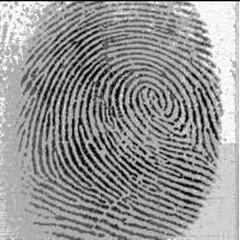
//> input picture image001_1.jpg, 240 x 240 px
$ ./read_feature image001_1.jpg   (built with g++ and OpenCV 4)
//> lines starting //> are read from the running program, lines starting //| are printed output that depends on the picture; after the words box and inside, x2 and y2 are one past the last pixel; in counts of white or black regions, pixels touching at a corner belong together
### fingerprint_structure.h
#ifndef FINGERPRINT_STRUCTURE_H
#define FINGERPRINT_STRUCTURE_H

#ifdef __CUDACC__
#define CUDA_HOSTDEV __host__ __device__
#else
#define CUDA_HOSTDEV
#endif

#include <stdio.h>
#include <vector>
#include <string>
#include <cstring>

// static const float orientation_unit = 0.703125;
static const float orientation_unit = 180.0f/256.0f;
static const float coherence_unit = 255.0f;
static const float period_unit = 0.1f;

struct fingerprint {
    int id;
    unsigned char local_orientation[36];
    unsigned char local_coherence[36];
    unsigned char local_frequency[36];
    unsigned char avg_orientation;
    unsigned char avg_frequency;
};

CUDA_HOSTDEV unsigned char orientation_to_byte(float orientation);

CUDA_HOSTDEV float byte_to_orientation(unsigned char c);

CUDA_HOSTDEV unsigned char coherence_to_byte(float coherence);

CUDA_HOSTDEV float byte_to_coherence(unsigned char c);

CUDA_HOSTDEV unsigned char frequency_to_byte(float frequency);

CUDA_HOSTDEV float byte_to_frequency(unsigned char c);

CUDA_HOSTDEV unsigned char period_to_byte(float period);

CUDA_HOSTDEV float byte_to_period(unsigned char c);

struct fingerprint make_fingerprint_struct(int id, std::vector<float> local_orientation, std::vector<float> local_coherence, std::vector<float> local_frequency, float avg_orie, float avg_freq);

void print_fingerprint_struct(struct fingerprint fp);

void get_fingerprint_local_values(struct fingerprint fp, std::vector<float> &local_orientation, std::vector<float> &local_coherence, std::vector<float> &local_frequency);

float get_fingerprint_average_orientation(struct fingerprint fp);

float get_fingerprint_average_frequency(struct fingerprint fp);

void save_to_file(int size, struct fingerprint fps[], std::string filename);

int read_from_file(std::vector<struct fingerprint> &fps, std::string filename);

int get_last_id_from_file(std::string filename);

int get_new_fingerprint_id(int last_id);

#endif

### fingerprint_structure.hpp
#ifndef FINGERPRINT_STRUCTURE_H
#define FINGERPRINT_STRUCTURE_H

#include <stdio.h>
#include <vector>
#include <string>
#include <cstring>

// static const float orientation_unit = 0.703125;
static const float orientation_unit = 180.0f/256.0f;
static const float coherence_unit = 255.0f;
static const float period_unit = 0.1f;

struct fingerprint {
    int id;
    unsigned char local_orientation[36];
    unsigned char local_coherence[36];
    unsigned char local_frequency[36];
    unsigned char avg_orientation;
    unsigned char avg_frequency;
};

__host__ __device__ unsigned char orientation_to_byte(float orientation);

__host__ __device__ float byte_to_orientation(unsigned char c);

__host__ __device__ unsigned char coherence_to_byte(float coherence);

__host__ __device__ float byte_to_coherence(unsigned char c);

__host__ __device__ unsigned char frequency_to_byte(float frequency);

__host__ __device__ float byte_to_frequency(unsigned char c);

__host__ __device__ unsigned char period_to_byte(float period);

__host__ __device__ float byte_to_period(unsigned char c);

__host__ __device__ struct fingerprint make_fingerprint_struct(int id, std::vector<float> local_orientation, std::vector<float> local_coherence, std::vector<float> local_frequency, float avg_orie, float avg_freq);

__host__ __device__ void print_fingerprint_struct(struct fingerprint fp);

__host__ __device__ void get_fingerprint_local_values(struct fingerprint fp, std::vector<float> &local_orientation, std::vector<float> &local_coherence, std::vector<float> &local_frequency);

__host__ __device__ float get_fingerprint_average_orientation(struct fingerprint fp);

__host__ __device__ float get_fingerprint_average_frequency(struct fingerprint fp);

__host__ __device__ void save_to_file(int size, struct fingerprint fps[], std::string filename);

__host__ __device__ int read_from_file(std::vector<struct fingerprint> &fps, std::string filename);

__host__ __device__ int get_last_id_from_file(std::string filename);

__host__ __device__ int get_new_fingerprint_id(int last_id);

#endif

### read_feature.cpp
#include <opencv2/opencv.hpp>
#include <iostream>
#include <vector>
#include "fingerprint_structure.hpp"
using namespace cv;
using namespace std;

#define THRESHOLD 40
#define BLOCKSIZE 16
#define REQUIREDMEAN 100
#define REQUIREDVAR 100
#define MINPERIOD 3
#define MAXPERIOD 25
#define KERNELSIZE 5
#define GAUSSKERNELSIZE 7
#define TOLERANCE 50
#define LOCALWIDTH 6

const int offsets[LOCALWIDTH][2] = {{-1, 3}, {0,4}, {1,3}, {2,3}, {3,2}, {4,0}};

Mat normalize_image(Mat image) {
	Mat norm_image = image.clone();
	norm_image.convertTo(norm_image, CV_32FC1);

	Scalar mean, stddev;
    meanStdDev(norm_image, mean, stddev);
    cout << "Mean " << mean.val[0] << endl;
    cout << "Stddev " << stddev.val[0] << endl;

	norm_image = norm_image - mean.val[0];
	pow(norm_image, 2, norm_image);
	norm_image = norm_image * REQUIREDVAR / stddev.val[0];
	sqrt(norm_image, norm_image);

	for (int i=0 ; i<image.cols ; i++) {
		for (int j=0 ; j<image.rows ; j++) {
			if (image.at<float>(j,i) > mean.val[0]) {
				norm_image.at<float>(j,i) += REQUIREDMEAN;
			} else {
				norm_image.at<float>(j,i) = REQUIREDMEAN - norm_image.at<float>(j,i);
			}
		}
	}

	return norm_image;
}

Mat create_mask(Mat image) {
	Mat mask = Mat::zeros(image.size(), image.type());
	for (int i=0 ; i<image.cols ; i+=BLOCKSIZE) {
		for (int j=0 ; j<image.rows ; j+=BLOCKSIZE) {
			Mat segment = image(cv::Rect(i, j, BLOCKSIZE, BLOCKSIZE));

			Scalar mean, stddev;
			meanStdDev(segment, mean, stddev);
			// [8 lines of commented-out code are left out]
			if (stddev.val[0] > THRESHOLD) {
				// cout << "Masked : " << i << " " << j << endl;
				for (int u=0 ; u<BLOCKSIZE ; u++) {
					for (int v=0 ; v<BLOCKSIZE ; v++) {
						mask.at<float>(j+u,i+v) = 1;
					}
				}
			} else {
				for (int u=0 ; u<BLOCKSIZE ; u++) {
					for (int v=0 ; v<BLOCKSIZE ; v++) {
						image.at<float>(j+u,i+v) = 0;
					}
				}
			}
		}
	}
	// imshow("Mask", mask);
	// imshow("Masked image", image);
	// waitKey(0);
	return mask;
}

// [42 lines left out: functions visualize_orientation, visualize_frequency, not called in this run]

vector< pair<int,int> > find_core_point(Mat orie) {
	cout << "CORE" << endl;
	// Initiate location vectors
	vector< pair<int, int> > sequences;
	sequences.push_back(make_pair(-BLOCKSIZE, BLOCKSIZE));
	sequences.push_back(make_pair(-BLOCKSIZE, 0));
	sequences.push_back(make_pair(-BLOCKSIZE, -BLOCKSIZE));
	sequences.push_back(make_pair(0, -BLOCKSIZE));
	sequences.push_back(make_pair(BLOCKSIZE, -BLOCKSIZE));
	sequences.push_back(make_pair(BLOCKSIZE, 0));
	sequences.push_back(make_pair(BLOCKSIZE, BLOCKSIZE));
	sequences.push_back(make_pair(0, BLOCKSIZE));

	vector< pair<int,int> > cores;

	for (int i=3*BLOCKSIZE/2 ; i<=orie.cols-3*BLOCKSIZE/2 ; i+=BLOCKSIZE) {
		for (int j=3*BLOCKSIZE/2 ; j<=orie.rows-3*BLOCKSIZE/2 ; j+=BLOCKSIZE) {
			float sum = 0.0f;
			// cout << "i " << i << " j " << j << endl;
			for (int k=0 ; k<sequences.size() ; k++) {
				// cout << i+sequences[k].first << " " << j+sequences[k].second << endl;
				int l = k+1 >= sequences.size() ? 0 : k+1;
				// cout << "k " << k << " l " << l << endl;
				float angle = orie.at<float>(j+sequences[k].first, i+sequences[k].second) - orie.at<float>(j+sequences[l].first, i+sequences[l].second);
				// cout << angle << endl;
				if (angle > 90) {
					angle -= 180;
				} else if (angle < -90) {
					angle += 180;
				}
				sum += angle;
			}
			// cout << sum << endl;
			if (180-TOLERANCE <= sum && sum <= 180+TOLERANCE) {
				// Loop point
				cores.push_back(make_pair(j,i));
			} else if (-180-TOLERANCE <= sum && sum <= -180+TOLERANCE) {
				// Delta point
				cores.push_back(make_pair(j,i));
			} else if (360-TOLERANCE <= sum && sum <= 360+TOLERANCE) {
				// Whorl point
				cores.push_back(make_pair(j,i));
			}
		}
	}

	return cores;
}

// [24 lines left out: function get_local_values, not called in this run]

void visualize_core(Mat orie, Mat coherence, Mat image, const vector< pair<int, int> > &cores, Mat mask) {
    Mat visual = image.clone();
	cvtColor(visual, visual, cv::COLOR_GRAY2BGR);
	float r = BLOCKSIZE/2 - 2;
	for (int i=BLOCKSIZE/2 ; i<=orie.cols-BLOCKSIZE/2 ; i+=BLOCKSIZE) {
		for (int j=BLOCKSIZE/2 ; j<=orie.rows-BLOCKSIZE/2 ; j+=BLOCKSIZE) {

			if (orie.at<float>(j,i) != 0) {
				// cout << j << " " << i << " " << orie.at<float>(j,i) << endl;
				int x1 = r * cos(orie.at<float>(j,i)*CV_PI/180.0f) + i;
				int y1 = r * sin(orie.at<float>(j,i)*CV_PI/180.0f) + j;
				int x2 = i - r*cos(orie.at<float>(j,i)*CV_PI/180.0f);
				int y2 = j - r*sin(orie.at<float>(j,i)*CV_PI/180.0f);
				// cout << j << " " << i << " " << orie.at<float>(j,i) << " " << x1 << " " << y1 << " " << x2 << " " << y2 << " " << endl;
				Point P1(x1,y1), P2(x2,y2);
				if (coherence.at<float>(j,i) > 0.5) {
					line(visual, P1, P2, CV_RGB(0, 0, 255));
				} else {
					line(visual, P1, P2, CV_RGB(255, 0, 0));
				}
			}
		}
	}
    int j = 0;
    for (int i=0 ; i<cores.size() && j<5 ; i++) {
        // visual.at<Vec3b>(cores[i].first, cores[i].second) = Vec3b(0, 255, 0);
        vector<float> local_orie, local_coherence, local_freq;
        get_local_values(orie, coherence, orie, mask, cores[i].first, cores[i].second, local_orie, local_coherence, local_freq);
        int notzero = 0;
        for (int k=0 ; k<36 ; k++) {
            if (local_orie[k] != 0) {
                notzero += 1;
                if (notzero >= 18) break;
            }
        }
        if (notzero >= 18) {
            circle(visual, Point(cores[i].second, cores[i].first), 4, Vec3b(0, 255, 0), -1);
            j++;
        }
    }
	imshow("Cores", visual);
}

int main(int argc, char** argv) {
    if (argc < 2) {
        cerr << "Usage : ./read_feature name\n";
        return 0;
    }

	//Read image
	String name = argv[1];
    string filename = name.substr(0, name.find("."));
    Mat img = imread(name, 0);
//> img is the input picture: 240 rows x 240 cols, CV_8UC1; min 0, max 255, mean 148.1

    Mat norm_image = normalize_image(img);
//> in normalize_image, `meanStdDev(norm_image, mean, stddev);`: mean = Scalar(148.1); stddev = Scalar(56.46)
//| Mean 148.071
//| Stddev 56.4561
//> in normalize_image, `norm_image = norm_image * REQUIREDVAR / stddev.val[0];`:
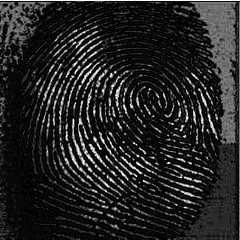
//> norm_image: 240 rows x 240 cols, CV_32FC1; min 0.00881, max 38835.3, mean 5645.6; drawn with min black and max white
//> after the loop in normalize_image, `for (int i=0 ; i<image.cols ; i++)`:
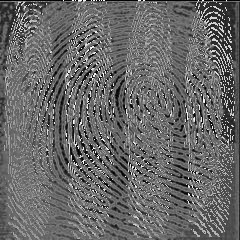
//> norm_image: 240 rows x 240 cols, CV_32FC1; min -97.07, max 297.1, mean 65.1; drawn with min black and max white

	Mat mask = create_mask(norm_image);
//> after the loop in create_mask, `for (int i=0 ; i<image.cols ; i+=BLOCKSIZE)`:
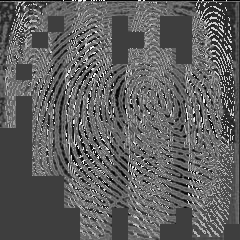
//> image: 240 rows x 240 cols, CV_32FC1; 19.56% of pixels changed, all inside (x1, y1, x2, y2) = (0, 16, 240, 240); drawn with min black and max white
//> after the loop in create_mask, `for (int i=0 ; i<image.cols ; i+=BLOCKSIZE)`:
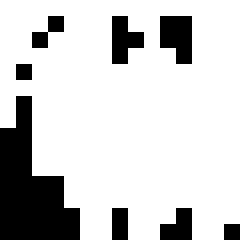
//> mask: 240 rows x 240 cols, CV_32FC1; values 0 (black) and 1 (white), 80.4% white; 8 black regions, largest, box (x1, y1, x2, y2) and area: (0, 96, 80, 240) 6656, (160, 16, 192, 64) 1280, (112, 16, 144, 64) 1024
    // [7 lines of commented-out code are left out]
   cout << " a\n";
    FileStorage fs("fea/"+filename+"_fea.yml", FileStorage::READ);
    cout << "b\n";
    Mat orie;
    Mat cohe;
    Mat freq;
    fs["orie"] >> orie;
    fs["cohe"] >> cohe;
    fs["freq"] >> freq;
    cout << "c\n";
    for (int i=0 ; i<orie.rows ; i++) {
        for (int j=0 ; j<orie.cols ; j++) {
            // cout << orie.at<float>(i,j) << " ";
            cout << cohe.at<float>(i,j) << " ";
            // freq.at<float>(i,j) = freq.at<float>(i,j)/100000;
            // cout << freq.at<float>(i,j) << " ";
        }
        cout << endl;
    }
    vector< pair<int, int> > cores = find_core_point(orie);

    // [4 lines of commented-out code are left out]
    visualize_core(orie, cohe, img, cores, mask);
//> after the loop in visualize_core, `for (int i=0 ; i<cores.size() && j<5 ; i++)`: j = 0
    waitKey(0);
    cout << orie.depth() << " " << orie.channels() << endl;
    cout << cohe.depth() << " " << cohe.channels() << endl;
    cout << freq.depth() << " " << freq.channels() << endl;
    return 0;
}

// g++ -ggdb read_feature.cpp -o read_feature `pkg-config --cflags --libs opencv` fingerprint_structure.cpp -std=c++11
